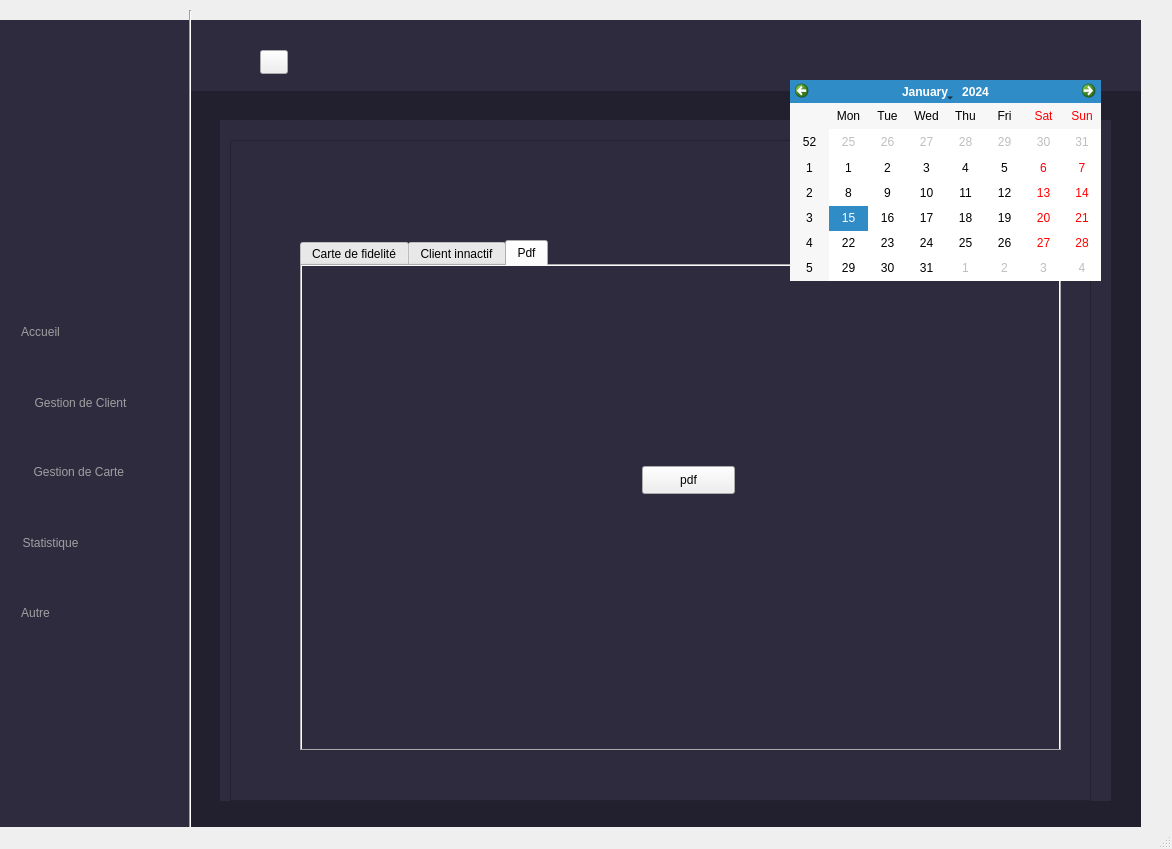
<?xml version="1.0" encoding="UTF-8"?>
<ui version="4.0">
 <class>client</class>
 <widget class="QMainWindow" name="client">
  <property name="geometry">
   <rect>
    <x>0</x>
    <y>0</y>
    <width>1172</width>
    <height>849</height>
   </rect>
  </property>
  <property name="windowTitle">
   <string>MainWindow</string>
  </property>
  <widget class="QWidget" name="centralwidget">
   <widget class="QLineEdit" name="lineEdit_2">
    <property name="geometry">
     <rect>
      <x>294</x>
      <y>52</y>
      <width>241</width>
      <height>20</height>
     </rect>
    </property>
    <property name="styleSheet">
     <string notr="true"/>
    </property>
    <property name="text">
     <string/>
    </property>
    <property name="placeholderText">
     <string>Recherche</string>
    </property>
   </widget>
   <widget class="QLabel" name="label">
    <property name="geometry">
     <rect>
      <x>-10</x>
      <y>20</y>
      <width>271</width>
      <height>811</height>
     </rect>
    </property>
    <property name="styleSheet">
     <string notr="true">background-color:rgb(47, 43, 63);</string>
    </property>
    <property name="text">
     <string/>
    </property>
   </widget>
   <widget class="QPushButton" name="Fonctionalite">
    <property name="geometry">
     <rect>
      <x>-10</x>
      <y>460</y>
      <width>181</width>
      <height>23</height>
     </rect>
    </property>
    <property name="styleSheet">
     <string notr="true">QPushButton
{
border:none;
font: 10pt &quot;Microsoft YaHei&quot;;
color:rgb(159, 159, 159);}
QPushButton:hover
{
font: 11pt &quot;Microsoft YaHei&quot;;
border-left:10px solid rgb(255, 255, 255);
color:rgb(255, 255, 255;)
}
QPushButton:pressed
{
font: 10pt &quot;Microsoft YaHei&quot;;
}


</string>
    </property>
    <property name="text">
     <string>Gestion de Carte </string>
    </property>
    <property name="icon">
     <iconset>
      <normaloff>../../Desktop/Nouveau dossier/Nouveau dossier (2)/arton1019.png</normaloff>../../Desktop/Nouveau dossier/Nouveau dossier (2)/arton1019.png</iconset>
    </property>
   </widget>
   <widget class="QPushButton" name="statistique_2">
    <property name="geometry">
     <rect>
      <x>-10</x>
      <y>601</y>
      <width>91</width>
      <height>23</height>
     </rect>
    </property>
    <property name="styleSheet">
     <string notr="true">QPushButton
{
border:none;
font: 10pt &quot;Microsoft YaHei&quot;;
color:rgb(159, 159, 159);}
QPushButton:hover
{
font: 11pt &quot;Microsoft YaHei&quot;;
border-left:10px solid rgb(255, 255, 255);
color:rgb(255, 255, 255;)
}
QPushButton:pressed
{
font: 10pt &quot;Microsoft YaHei&quot;;
}


</string>
    </property>
    <property name="text">
     <string>Autre</string>
    </property>
    <property name="icon">
     <iconset>
      <normaloff>../../Desktop/Nouveau dossier/Nouveau dossier (2)/statistics1.png</normaloff>../../Desktop/Nouveau dossier/Nouveau dossier (2)/statistics1.png</iconset>
    </property>
   </widget>
   <widget class="QPushButton" name="statistique">
    <property name="geometry">
     <rect>
      <x>-10</x>
      <y>531</y>
      <width>121</width>
      <height>23</height>
     </rect>
    </property>
    <property name="styleSheet">
     <string notr="true">QPushButton#statistique
{
border:none;
font: 10pt &quot;Microsoft YaHei&quot;;
color:rgb(159, 159, 159);}
QPushButton#statistique:hover
{
font: 11pt &quot;Microsoft YaHei&quot;;
border-left:10px solid rgb(255, 255, 255);
color:rgb(255, 255, 255;)
}
QPushButton#statistique:pressed
{
font: 10pt &quot;Microsoft YaHei&quot;;
}


</string>
    </property>
    <property name="text">
     <string>Statistique</string>
    </property>
    <property name="icon">
     <iconset>
      <normaloff>../../Desktop/Nouveau dossier/Nouveau dossier (2)/statistique.png</normaloff>../../Desktop/Nouveau dossier/Nouveau dossier (2)/statistique.png</iconset>
    </property>
   </widget>
   <widget class="QPushButton" name="accueil">
    <property name="geometry">
     <rect>
      <x>-10</x>
      <y>320</y>
      <width>101</width>
      <height>24</height>
     </rect>
    </property>
    <property name="styleSheet">
     <string notr="true">QPushButton#accueil
{
border:none;
font: 11pt &quot;Microsoft YaHei&quot;;
color:rgb(159, 159, 159);
}
QPushButton#accueil:hover
{
font: 12pt &quot;Microsoft YaHei&quot;;
border-left:10px solid rgb(255, 255, 255);
color:rgb(255, 255, 255;)
}
QPushButton#accueil:pressed
{
font: 11pt &quot;Microsoft YaHei&quot;;
}


</string>
    </property>
    <property name="text">
     <string>Accueil</string>
    </property>
    <property name="icon">
     <iconset>
      <normaloff>../../Desktop/Nouveau dossier/Nouveau dossier (2)/P-accueil-removebg-preview (1).png</normaloff>../../Desktop/Nouveau dossier/Nouveau dossier (2)/P-accueil-removebg-preview (1).png</iconset>
    </property>
   </widget>
   <widget class="QPushButton" name="calendrier">
    <property name="geometry">
     <rect>
      <x>970</x>
      <y>50</y>
      <width>121</width>
      <height>21</height>
     </rect>
    </property>
    <property name="styleSheet">
     <string notr="true">QPushButton#calendrier
{
border:none;
font: 11pt &quot;Microsoft YaHei&quot;;
color:rgb(75, 71, 91;)
}
QPushButton#calendrier:hover
{
font: 12pt &quot;Microsoft YaHei&quot;;
color:rgb(255, 255, 255;)
}
QPushButton#calendrier:pressed
{
font: 11pt &quot;Microsoft YaHei&quot;;
}</string>
    </property>
    <property name="text">
     <string>Calendrier </string>
    </property>
    <property name="icon">
     <iconset>
      <normaloff>../../Desktop/Nouveau dossier/Nouveau dossier (2)/calendrier.png</normaloff>../../Desktop/Nouveau dossier/Nouveau dossier (2)/calendrier.png</iconset>
    </property>
   </widget>
   <widget class="QWidget" name="rfid" native="true">
    <property name="geometry">
     <rect>
      <x>250</x>
      <y>150</y>
      <width>851</width>
      <height>651</height>
     </rect>
    </property>
    <property name="styleSheet">
     <string notr="true">
background-color:rgb(47, 43, 63);
</string>
    </property>
    <widget class="QLabel" name="labrfid">
     <property name="geometry">
      <rect>
       <x>330</x>
       <y>350</y>
       <width>161</width>
       <height>22</height>
      </rect>
     </property>
     <property name="styleSheet">
      <string notr="true">font: 9pt &quot;Microsoft YaHei&quot;;
color: rgb(255, 255, 255)
</string>
     </property>
     <property name="text">
      <string/>
     </property>
    </widget>
    <widget class="QLabel" name="label_41">
     <property name="geometry">
      <rect>
       <x>270</x>
       <y>50</y>
       <width>301</width>
       <height>51</height>
      </rect>
     </property>
     <property name="styleSheet">
      <string notr="true">font: 13pt &quot;Microsoft YaHei&quot;;
color: rgb(255, 255, 255)
</string>
     </property>
     <property name="text">
      <string>| Carte Magnetique (RFID) |</string>
     </property>
    </widget>
    <widget class="QPushButton" name="pushButton_8">
     <property name="geometry">
      <rect>
       <x>350</x>
       <y>400</y>
       <width>151</width>
       <height>28</height>
      </rect>
     </property>
     <property name="styleSheet">
      <string notr="true">background-color: rgb(255, 255, 255);</string>
     </property>
     <property name="text">
      <string>Commencer l'analyse</string>
     </property>
    </widget>
    <widget class="QTableView" name="tableView_3">
     <property name="geometry">
      <rect>
       <x>30</x>
       <y>200</y>
       <width>791</width>
       <height>101</height>
      </rect>
     </property>
     <property name="styleSheet">
      <string notr="true">background-color: rgb(255, 255, 255);</string>
     </property>
    </widget>
   </widget>
   <widget class="QLabel" name="label_2">
    <property name="geometry">
     <rect>
      <x>190</x>
      <y>20</y>
      <width>951</width>
      <height>811</height>
     </rect>
    </property>
    <property name="styleSheet">
     <string notr="true">background-color:rgb(34, 31, 46)</string>
    </property>
    <property name="text">
     <string/>
    </property>
   </widget>
   <widget class="QLabel" name="label_4">
    <property name="geometry">
     <rect>
      <x>170</x>
      <y>20</y>
      <width>971</width>
      <height>71</height>
     </rect>
    </property>
    <property name="styleSheet">
     <string notr="true">background-color:rgb(47, 43, 63);</string>
    </property>
    <property name="text">
     <string/>
    </property>
   </widget>
   <widget class="QLabel" name="label_6">
    <property name="geometry">
     <rect>
      <x>-110</x>
      <y>20</y>
      <width>261</width>
      <height>191</height>
     </rect>
    </property>
    <property name="text">
     <string/>
    </property>
    <property name="pixmap">
     <pixmap>../../Desktop/Nouveau dossier/Nouveau dossier (2)/tttt-removebg-preview.png</pixmap>
    </property>
   </widget>
   <widget class="Line" name="line">
    <property name="geometry">
     <rect>
      <x>180</x>
      <y>10</y>
      <width>20</width>
      <height>821</height>
     </rect>
    </property>
    <property name="orientation">
     <enum>Qt::Vertical</enum>
    </property>
   </widget>
   <widget class="QFrame" name="Client_frame">
    <property name="geometry">
     <rect>
      <x>220</x>
      <y>120</y>
      <width>891</width>
      <height>651</height>
     </rect>
    </property>
    <property name="styleSheet">
     <string notr="true">QFrame
{
background-color:rgb(47, 43, 63);
}</string>
    </property>
    <property name="frameShape">
     <enum>QFrame::StyledPanel</enum>
    </property>
    <property name="frameShadow">
     <enum>QFrame::Raised</enum>
    </property>
    <widget class="QLineEdit" name="id">
     <property name="geometry">
      <rect>
       <x>190</x>
       <y>133</y>
       <width>111</width>
       <height>16</height>
      </rect>
     </property>
     <property name="acceptDrops">
      <bool>true</bool>
     </property>
     <property name="styleSheet">
      <string notr="true">
border-radius:20px;
</string>
     </property>
     <property name="text">
      <string/>
     </property>
    </widget>
    <widget class="QLabel" name="label_11">
     <property name="geometry">
      <rect>
       <x>40</x>
       <y>130</y>
       <width>131</width>
       <height>22</height>
      </rect>
     </property>
     <property name="styleSheet">
      <string notr="true">font: 12pt &quot;Microsoft YaHei&quot;;
color:rgba(255,255,255);</string>
     </property>
     <property name="text">
      <string>Identifiant:</string>
     </property>
    </widget>
    <widget class="QLabel" name="label_12">
     <property name="geometry">
      <rect>
       <x>40</x>
       <y>260</y>
       <width>101</width>
       <height>22</height>
      </rect>
     </property>
     <property name="styleSheet">
      <string notr="true">font: 12pt &quot;Microsoft YaHei&quot;;
color:rgba(255,255,255);</string>
     </property>
     <property name="text">
      <string>Prenom:</string>
     </property>
    </widget>
    <widget class="QLineEdit" name="nom">
     <property name="geometry">
      <rect>
       <x>190</x>
       <y>200</y>
       <width>111</width>
       <height>16</height>
      </rect>
     </property>
     <property name="acceptDrops">
      <bool>true</bool>
     </property>
     <property name="styleSheet">
      <string notr="true">QLineEdit
{
border-radius:20px;
}</string>
     </property>
     <property name="text">
      <string/>
     </property>
    </widget>
    <widget class="QLabel" name="label_7">
     <property name="geometry">
      <rect>
       <x>40</x>
       <y>330</y>
       <width>101</width>
       <height>22</height>
      </rect>
     </property>
     <property name="styleSheet">
      <string notr="true">font: 12pt &quot;Microsoft YaHei&quot;;
color:rgba(255,255,255);</string>
     </property>
     <property name="text">
      <string>Genre:</string>
     </property>
    </widget>
    <widget class="QRadioButton" name="radioButton">
     <property name="geometry">
      <rect>
       <x>170</x>
       <y>330</y>
       <width>91</width>
       <height>18</height>
      </rect>
     </property>
     <property name="styleSheet">
      <string notr="true">color:rgb(255, 255, 255;)</string>
     </property>
     <property name="text">
      <string>Homme</string>
     </property>
     <property name="checked">
      <bool>true</bool>
     </property>
    </widget>
    <widget class="QRadioButton" name="radioButton_2">
     <property name="geometry">
      <rect>
       <x>260</x>
       <y>330</y>
       <width>83</width>
       <height>18</height>
      </rect>
     </property>
     <property name="styleSheet">
      <string notr="true">color:rgb(255, 255, 255;)</string>
     </property>
     <property name="text">
      <string>Femme</string>
     </property>
    </widget>
    <widget class="QDateEdit" name="dateedit">
     <property name="geometry">
      <rect>
       <x>190</x>
       <y>410</y>
       <width>101</width>
       <height>18</height>
      </rect>
     </property>
    </widget>
    <widget class="QLabel" name="label_8">
     <property name="geometry">
      <rect>
       <x>40</x>
       <y>410</y>
       <width>131</width>
       <height>22</height>
      </rect>
     </property>
     <property name="styleSheet">
      <string notr="true">font: 12pt &quot;Microsoft YaHei&quot;;
color:rgba(255,255,255);</string>
     </property>
     <property name="text">
      <string>Date_naissance:</string>
     </property>
    </widget>
    <widget class="QLineEdit" name="adresse">
     <property name="geometry">
      <rect>
       <x>190</x>
       <y>490</y>
       <width>111</width>
       <height>16</height>
      </rect>
     </property>
     <property name="acceptDrops">
      <bool>true</bool>
     </property>
     <property name="styleSheet">
      <string notr="true">QLineEdit
{
border-radius:20px;
}</string>
     </property>
     <property name="text">
      <string/>
     </property>
    </widget>
    <widget class="QLabel" name="label_9">
     <property name="geometry">
      <rect>
       <x>40</x>
       <y>490</y>
       <width>81</width>
       <height>22</height>
      </rect>
     </property>
     <property name="styleSheet">
      <string notr="true">font: 12pt &quot;Microsoft YaHei&quot;;
color:rgba(255,255,255);</string>
     </property>
     <property name="text">
      <string>Adresse:</string>
     </property>
    </widget>
    <widget class="QPushButton" name="reset">
     <property name="geometry">
      <rect>
       <x>140</x>
       <y>580</y>
       <width>75</width>
       <height>23</height>
      </rect>
     </property>
     <property name="text">
      <string>Reset</string>
     </property>
    </widget>
    <widget class="QLineEdit" name="prenom">
     <property name="geometry">
      <rect>
       <x>190</x>
       <y>270</y>
       <width>111</width>
       <height>16</height>
      </rect>
     </property>
     <property name="acceptDrops">
      <bool>true</bool>
     </property>
     <property name="styleSheet">
      <string notr="true">QLineEdit
{
border-radius:20px;
}</string>
     </property>
     <property name="text">
      <string/>
     </property>
    </widget>
    <widget class="QLabel" name="label_10">
     <property name="geometry">
      <rect>
       <x>40</x>
       <y>190</y>
       <width>121</width>
       <height>22</height>
      </rect>
     </property>
     <property name="styleSheet">
      <string notr="true">font: 12pt &quot;Microsoft YaHei&quot;;
color:rgba(255,255,255);</string>
     </property>
     <property name="text">
      <string>nom:</string>
     </property>
    </widget>
    <widget class="QLabel" name="label_3">
     <property name="geometry">
      <rect>
       <x>10</x>
       <y>10</y>
       <width>181</width>
       <height>31</height>
      </rect>
     </property>
     <property name="styleSheet">
      <string notr="true">font: 15pt &quot;Microsoft YaHei&quot;;
color:rgba(255,255,255);</string>
     </property>
     <property name="text">
      <string>Gestion client:</string>
     </property>
    </widget>
    <widget class="QTableView" name="tableView">
     <property name="geometry">
      <rect>
       <x>340</x>
       <y>120</y>
       <width>541</width>
       <height>461</height>
      </rect>
     </property>
     <property name="styleSheet">
      <string notr="true">background-color: rgb(255, 255, 255);</string>
     </property>
    </widget>
    <widget class="QPushButton" name="supprimer">
     <property name="geometry">
      <rect>
       <x>790</x>
       <y>610</y>
       <width>75</width>
       <height>24</height>
      </rect>
     </property>
     <property name="text">
      <string>Supprimer</string>
     </property>
    </widget>
    <widget class="QPushButton" name="modifier">
     <property name="geometry">
      <rect>
       <x>700</x>
       <y>610</y>
       <width>75</width>
       <height>24</height>
      </rect>
     </property>
     <property name="text">
      <string>Modifier</string>
     </property>
    </widget>
    <widget class="QPushButton" name="recherche">
     <property name="geometry">
      <rect>
       <x>520</x>
       <y>610</y>
       <width>75</width>
       <height>24</height>
      </rect>
     </property>
     <property name="text">
      <string>Recherche</string>
     </property>
    </widget>
    <widget class="QPushButton" name="ajouter">
     <property name="geometry">
      <rect>
       <x>610</x>
       <y>610</y>
       <width>75</width>
       <height>24</height>
      </rect>
     </property>
     <property name="text">
      <string>Ajouter</string>
     </property>
    </widget>
    <widget class="QWidget" name="layoutWidget">
     <property name="geometry">
      <rect>
       <x>540</x>
       <y>80</y>
       <width>207</width>
       <height>30</height>
      </rect>
     </property>
     <layout class="QHBoxLayout" name="horizontalLayout">
      <item>
       <widget class="QPushButton" name="recherche_2">
        <property name="text">
         <string>Trie</string>
        </property>
       </widget>
      </item>
      <item>
       <widget class="QComboBox" name="comboBox">
        <property name="styleSheet">
         <string notr="true">background-color: rgb(255, 255, 255);</string>
        </property>
        <item>
         <property name="text">
          <string>Croissant</string>
         </property>
        </item>
        <item>
         <property name="text">
          <string>Decroissant</string>
         </property>
        </item>
       </widget>
      </item>
     </layout>
    </widget>
    <widget class="QPushButton" name="afficher">
     <property name="geometry">
      <rect>
       <x>430</x>
       <y>610</y>
       <width>75</width>
       <height>24</height>
      </rect>
     </property>
     <property name="text">
      <string>Afficher</string>
     </property>
    </widget>
   </widget>
   <widget class="QWidget" name="widget" native="true">
    <property name="geometry">
     <rect>
      <x>220</x>
      <y>120</y>
      <width>891</width>
      <height>681</height>
     </rect>
    </property>
    <property name="styleSheet">
     <string notr="true">
background-color:rgb(47, 43, 63);
</string>
    </property>
    <widget class="QFrame" name="horizontalFrame">
     <property name="geometry">
      <rect>
       <x>0</x>
       <y>130</y>
       <width>471</width>
       <height>401</height>
      </rect>
     </property>
     <layout class="QHBoxLayout" name="horizontalLayout_2"/>
    </widget>
    <widget class="QLabel" name="label_5">
     <property name="geometry">
      <rect>
       <x>60</x>
       <y>520</y>
       <width>31</width>
       <height>21</height>
      </rect>
     </property>
     <property name="styleSheet">
      <string notr="true">background-color: rgb(44, 137, 84);</string>
     </property>
     <property name="text">
      <string/>
     </property>
    </widget>
    <widget class="QLabel" name="label_16">
     <property name="geometry">
      <rect>
       <x>60</x>
       <y>570</y>
       <width>31</width>
       <height>21</height>
      </rect>
     </property>
     <property name="styleSheet">
      <string notr="true">background-color: rgb(21, 64, 39);</string>
     </property>
     <property name="text">
      <string/>
     </property>
    </widget>
    <widget class="QLabel" name="label_17">
     <property name="geometry">
      <rect>
       <x>60</x>
       <y>620</y>
       <width>31</width>
       <height>21</height>
      </rect>
     </property>
     <property name="styleSheet">
      <string notr="true">background-color: rgb(122, 200, 156);</string>
     </property>
     <property name="text">
      <string/>
     </property>
    </widget>
    <widget class="QLabel" name="label_18">
     <property name="geometry">
      <rect>
       <x>120</x>
       <y>570</y>
       <width>211</width>
       <height>22</height>
      </rect>
     </property>
     <property name="styleSheet">
      <string notr="true">font: 9pt &quot;Microsoft YaHei&quot;;
color: rgb(255, 255, 255)
</string>
     </property>
     <property name="text">
      <string>Personne agé plus 75</string>
     </property>
    </widget>
    <widget class="QLabel" name="label_19">
     <property name="geometry">
      <rect>
       <x>120</x>
       <y>520</y>
       <width>161</width>
       <height>22</height>
      </rect>
     </property>
     <property name="styleSheet">
      <string notr="true">font: 9pt &quot;Microsoft YaHei&quot;;
color: rgb(255, 255, 255)
</string>
     </property>
     <property name="text">
      <string>Adulte entre 18 et 75</string>
     </property>
    </widget>
    <widget class="QLabel" name="label_20">
     <property name="geometry">
      <rect>
       <x>120</x>
       <y>620</y>
       <width>171</width>
       <height>22</height>
      </rect>
     </property>
     <property name="styleSheet">
      <string notr="true">font: 9pt &quot;Microsoft YaHei&quot;;
color: rgb(255, 255, 255)
</string>
     </property>
     <property name="text">
      <string>Enfant inférieur a 18</string>
     </property>
    </widget>
    <widget class="QLabel" name="label_21">
     <property name="geometry">
      <rect>
       <x>110</x>
       <y>130</y>
       <width>261</width>
       <height>31</height>
      </rect>
     </property>
     <property name="styleSheet">
      <string notr="true">font: 12pt &quot;Microsoft YaHei&quot;;
color: rgb(255, 255, 255)
</string>
     </property>
     <property name="text">
      <string>|Statistique client age|</string>
     </property>
    </widget>
    <widget class="QLabel" name="label_22">
     <property name="geometry">
      <rect>
       <x>390</x>
       <y>50</y>
       <width>131</width>
       <height>31</height>
      </rect>
     </property>
     <property name="styleSheet">
      <string notr="true">font: 14pt &quot;Microsoft YaHei&quot;;
color:rgb(159, 159, 159);
</string>
     </property>
     <property name="text">
      <string>Actualité</string>
     </property>
    </widget>
    <widget class="QFrame" name="horizontalFrame_2">
     <property name="geometry">
      <rect>
       <x>430</x>
       <y>150</y>
       <width>461</width>
       <height>381</height>
      </rect>
     </property>
     <property name="styleSheet">
      <string notr="true">
background-color:rgb(47, 43, 63);
</string>
     </property>
     <layout class="QHBoxLayout" name="horizontalLayout_4"/>
    </widget>
    <widget class="QLabel" name="label_23">
     <property name="geometry">
      <rect>
       <x>600</x>
       <y>130</y>
       <width>261</width>
       <height>51</height>
      </rect>
     </property>
     <property name="styleSheet">
      <string notr="true">font: 12pt &quot;Microsoft YaHei&quot;;
color: rgb(255, 255, 255)
</string>
     </property>
     <property name="text">
      <string>|Statistique nouveau Client |</string>
     </property>
    </widget>
   </widget>
   <widget class="QFrame" name="fonctionaliteframe">
    <property name="geometry">
     <rect>
      <x>230</x>
      <y>140</y>
      <width>861</width>
      <height>661</height>
     </rect>
    </property>
    <property name="styleSheet">
     <string notr="true">QFrame
{
background-color:rgb(47, 43, 63);
}</string>
    </property>
    <property name="frameShape">
     <enum>QFrame::StyledPanel</enum>
    </property>
    <property name="frameShadow">
     <enum>QFrame::Raised</enum>
    </property>
    <widget class="QTabWidget" name="tabWidget">
     <property name="geometry">
      <rect>
       <x>70</x>
       <y>100</y>
       <width>761</width>
       <height>511</height>
      </rect>
     </property>
     <property name="currentIndex">
      <number>2</number>
     </property>
     <widget class="QWidget" name="tab">
      <attribute name="title">
       <string>Carte de fidelité</string>
      </attribute>
      <widget class="QTableView" name="tableView_2">
       <property name="geometry">
        <rect>
         <x>40</x>
         <y>180</y>
         <width>681</width>
         <height>221</height>
        </rect>
       </property>
       <property name="styleSheet">
        <string notr="true">background-color: rgb(255, 255, 255);</string>
       </property>
      </widget>
      <widget class="QPushButton" name="pushButton">
       <property name="geometry">
        <rect>
         <x>120</x>
         <y>430</y>
         <width>93</width>
         <height>28</height>
        </rect>
       </property>
       <property name="text">
        <string>Ajouter</string>
       </property>
      </widget>
      <widget class="QPushButton" name="pushButton_2">
       <property name="geometry">
        <rect>
         <x>250</x>
         <y>430</y>
         <width>93</width>
         <height>28</height>
        </rect>
       </property>
       <property name="text">
        <string>Afficher</string>
       </property>
      </widget>
      <widget class="QPushButton" name="pushButton_3">
       <property name="geometry">
        <rect>
         <x>370</x>
         <y>430</y>
         <width>93</width>
         <height>28</height>
        </rect>
       </property>
       <property name="text">
        <string>Supprimer</string>
       </property>
      </widget>
      <widget class="QPushButton" name="pushButton_4">
       <property name="geometry">
        <rect>
         <x>510</x>
         <y>430</y>
         <width>93</width>
         <height>28</height>
        </rect>
       </property>
       <property name="text">
        <string>Modifier</string>
       </property>
      </widget>
      <widget class="QLabel" name="label_14">
       <property name="geometry">
        <rect>
         <x>120</x>
         <y>130</y>
         <width>111</width>
         <height>22</height>
        </rect>
       </property>
       <property name="styleSheet">
        <string notr="true">font: 12pt &quot;Microsoft YaHei&quot;;
color:rgba(255,255,255);</string>
       </property>
       <property name="text">
        <string>Point:</string>
       </property>
      </widget>
      <widget class="QLineEdit" name="pointcarte">
       <property name="geometry">
        <rect>
         <x>240</x>
         <y>130</y>
         <width>113</width>
         <height>22</height>
        </rect>
       </property>
      </widget>
      <widget class="QLabel" name="label_13">
       <property name="geometry">
        <rect>
         <x>110</x>
         <y>70</y>
         <width>111</width>
         <height>22</height>
        </rect>
       </property>
       <property name="styleSheet">
        <string notr="true">font: 12pt &quot;Microsoft YaHei&quot;;
color: rgb(255, 255, 255)
</string>
       </property>
       <property name="text">
        <string>Identifiant:</string>
       </property>
      </widget>
      <widget class="QComboBox" name="comboBox_2">
       <property name="geometry">
        <rect>
         <x>240</x>
         <y>70</y>
         <width>111</width>
         <height>22</height>
        </rect>
       </property>
       <property name="styleSheet">
        <string notr="true">background-color: rgb(255, 255, 255);</string>
       </property>
       <property name="editable">
        <bool>true</bool>
       </property>
      </widget>
     </widget>
     <widget class="QWidget" name="tab_2">
      <attribute name="title">
       <string>Client innactif</string>
      </attribute>
      <widget class="QPushButton" name="pushButton_5">
       <property name="geometry">
        <rect>
         <x>320</x>
         <y>300</y>
         <width>93</width>
         <height>28</height>
        </rect>
       </property>
       <property name="text">
        <string>Valider</string>
       </property>
      </widget>
      <widget class="QLabel" name="label_15">
       <property name="geometry">
        <rect>
         <x>150</x>
         <y>110</y>
         <width>431</width>
         <height>22</height>
        </rect>
       </property>
       <property name="styleSheet">
        <string notr="true">font: 12pt &quot;Microsoft YaHei&quot;;
color: rgb(255, 255, 255)
</string>
       </property>
       <property name="text">
        <string>Supprimer tous les clients innactifs avant le:</string>
       </property>
      </widget>
      <widget class="QDateEdit" name="datesupp">
       <property name="geometry">
        <rect>
         <x>310</x>
         <y>210</y>
         <width>110</width>
         <height>22</height>
        </rect>
       </property>
      </widget>
     </widget>
     <widget class="QWidget" name="tab_3">
      <attribute name="title">
       <string>Pdf</string>
      </attribute>
      <widget class="QPushButton" name="pushButton_7">
       <property name="geometry">
        <rect>
         <x>340</x>
         <y>200</y>
         <width>93</width>
         <height>28</height>
        </rect>
       </property>
       <property name="text">
        <string>pdf</string>
       </property>
      </widget>
     </widget>
    </widget>
   </widget>
   <widget class="QCalendarWidget" name="calendarWidget">
    <property name="geometry">
     <rect>
      <x>790</x>
      <y>80</y>
      <width>311</width>
      <height>201</height>
     </rect>
    </property>
   </widget>
   <widget class="QPushButton" name="pushButton_6">
    <property name="geometry">
     <rect>
      <x>260</x>
      <y>50</y>
      <width>28</width>
      <height>24</height>
     </rect>
    </property>
    <property name="focusPolicy">
     <enum>Qt::WheelFocus</enum>
    </property>
    <property name="styleSheet">
     <string notr="true"/>
    </property>
    <property name="text">
     <string/>
    </property>
    <property name="icon">
     <iconset>
      <normaloff>../../Desktop/Nouveau dossier/Nouveau dossier (2)/loop.png</normaloff>../../Desktop/Nouveau dossier/Nouveau dossier (2)/loop.png</iconset>
    </property>
   </widget>
   <widget class="QPushButton" name="gestionclient">
    <property name="geometry">
     <rect>
      <x>-10</x>
      <y>391</y>
      <width>181</width>
      <height>23</height>
     </rect>
    </property>
    <property name="styleSheet">
     <string notr="true">QPushButton#gestionclient
{
border:none;
font: 10pt &quot;Microsoft YaHei&quot;;
color:rgb(159, 159, 159);
}
QPushButton#gestionclient:hover
{
font: 11pt &quot;Microsoft YaHei&quot;;
border-left:10px solid rgb(255, 255, 255);
color:rgb(255, 255, 255;)
}
QPushButton#gestionclient:pressed
{
font: 10pt &quot;Microsoft YaHei&quot;;
}

</string>
    </property>
    <property name="text">
     <string>Gestion de Client</string>
    </property>
    <property name="icon">
     <iconset>
      <normaloff>../../Desktop/Nouveau dossier/Nouveau dossier (2)/Add_User-80_icon-icons.com_57380.png</normaloff>../../Desktop/Nouveau dossier/Nouveau dossier (2)/Add_User-80_icon-icons.com_57380.png</iconset>
    </property>
   </widget>
  </widget>
  <widget class="QMenuBar" name="menubar">
   <property name="geometry">
    <rect>
     <x>0</x>
     <y>0</y>
     <width>1172</width>
     <height>26</height>
    </rect>
   </property>
  </widget>
  <widget class="QStatusBar" name="statusbar"/>
 </widget>
 <resources/>
 <connections/>
</ui>
